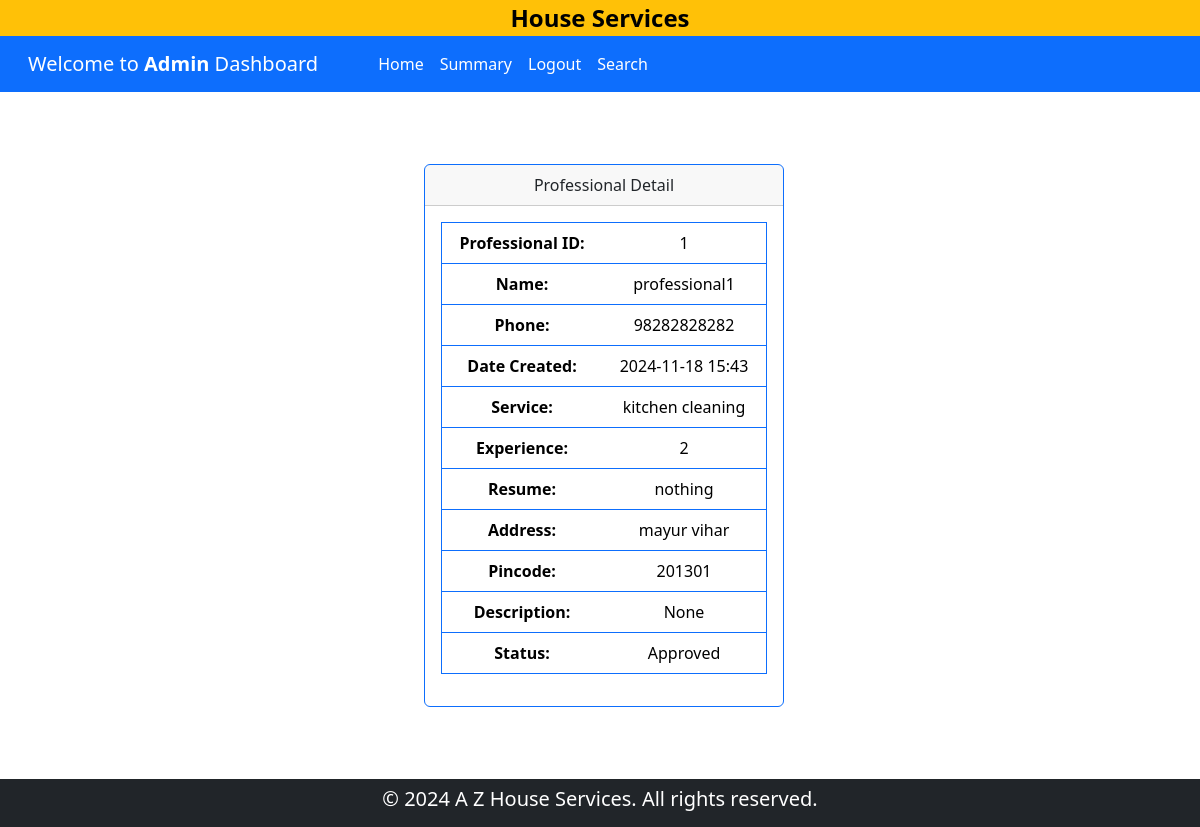
Before: /admin/show_detail/professional/1 with the older database file.
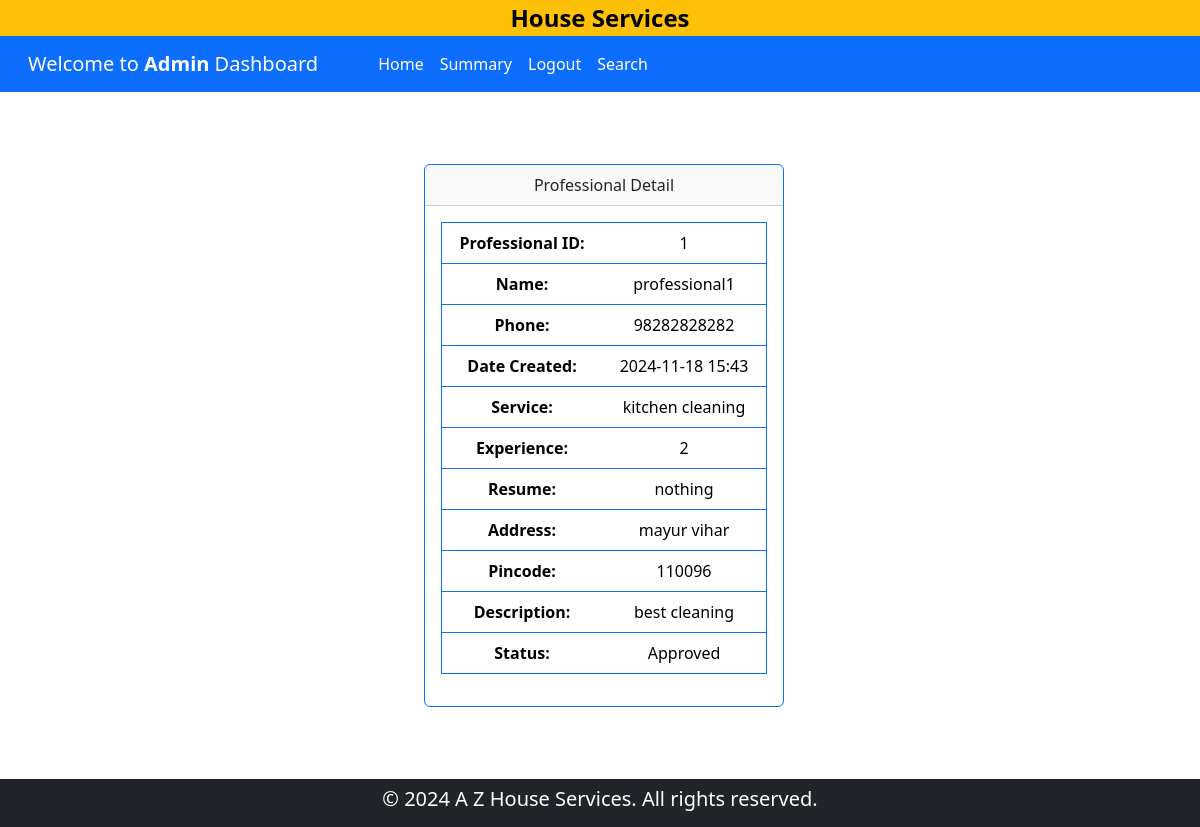
After: the same page with the newer database file.
### backened/modals.py (models this page shows)
class Professional(db.Model):
    __tablename__ = "professional"
    id = db.Column(db.Integer, primary_key=True)
    email = db.Column(db.String(120), unique=True, nullable=False)
    password = db.Column(db.String(120), nullable=False)
    name = db.Column(db.String(120), nullable=False)
    phone = db.Column(db.Integer, nullable=False)
    address = db.Column(db.String(200), nullable=False)
    pincode = db.Column(db.Integer, nullable=False)
    date_created = db.Column(db.DateTime, default=datetime.now,nullable=False)
    description = db.Column(db.Text, nullable=True)
    service_type = db.Column(db.String(120), nullable=False)
    experience = db.Column(db.Integer, nullable=False)
    file_path = db.Column(db.String(255), nullable=False)
    status = db.Column(db.String(30), default="pending",nullable=False)
    service_requests = db.relationship(
        "ServiceRequest",
        backref="professional",
        lazy=True,
        cascade="all, delete-orphan",
    )

### backened/controller.py (the view)
@app.route("/admin/show_detail/<item>/<id>")
def show_detail_admin(item, id):
    if item == "service":
        ser = Service.query.filter_by(id=id).first()
        return render_template("show_admin_detail.html", ser=ser, item=item)
    elif item == "service_request":
        serreq = ServiceRequest.query.filter_by(id=id).first()
        return render_template("show_admin_detail.html", serreq=serreq, item=item)
    elif item == "customer":
        cust = Customer.query.filter_by(id=id).first()
        return render_template("show_admin_detail.html", customer=cust, item=item)
    else:
        prof = Professional.query.filter_by(id=id).first()
        return render_template("show_admin_detail.html", prof=prof, item=item)

### templates/show_admin_detail.html (shortened to what this page needs)
{% extends 'admin_dashboard.html' %}
{% block content %}
    <div class="container-fluid justify-content-center m-3">
        {% if item == 'service' %}
            <div class="my-5 row container align-items-center justify-content-center">
                <div class="col-8 col-lg-4 col-xl-4 my-4 ">
                    <div class="card border-primary">
                        <div class="card-header text-center">
                            Service Detail
                        </div>
                        <div class="card-body text-center">
                            <table class="table border border-primary">
                                <tr>
                                    <th>Service ID:</th>
                                    <td>{{ ser.id }}</td>
                                </tr>
                                <tr>
                                    <th> Name:</th>
                                    <td>{{ ser.name }}</td>
                                </tr>
                                <tr>
                                    <th>Price:</th>
                                    <td>Rs.  {{ ser.price }}</td>
                                </tr>
                                <tr>
                                    <th>Time Required:</th>
                                    <td>{{ ser.time_required }}</td>
                                </tr>
                                <tr>
                                    <th>Description:</th>
                                    <td>{{ ser.description }}</td>
                                </tr>
                            </table>
                        </div>
                    </div>
                </div>
            </div>
        {% else %}
        <div class="my-5 row container-fluid align-items-center justify-content-center">
            <div class="col-8 col-lg-4 col-xl-4 my-4 ">
                <div class="card border-primary">
                    <div class="card-header text-center">
                        Professional Detail
                    </div>
                    <div class="card-body text-center">
                        <table class="table border border-primary">
                            <tr>
                                <th>Professional ID:</th>
                                <td>{{ prof.id }}</td>
                            </tr>
                            <tr>
                                <th> Name:</th>
                                <td>{{ prof.name }}</td>
                            </tr>
                            <tr>
                                <th>Phone:</th>
                                <td>{{ prof.phone }}</td>
                            </tr>
                            <tr>
                                <th>Date Created:</th>
                                <td>{{ prof.date_created.strftime('%Y-%m-%d %H:%M') }}</td>
                            </tr>
                            <tr>
                                <th>Service:</th>
                                <td>{{ prof.service_type }}</td>
                            </tr>
                            <tr>
                                <th>Experience:</th>
                                <td>{{ prof.experience }}</td>
                            </tr>
                            <tr>
                                <th>Resume:</th>
                                <td>{{ prof.file_path }}</td>
                            </tr>
                            <tr>
                                <th>Address:</th>
                                <td>{{ prof.address }}</td>
                            </tr>
                            <tr>
                                <th>Pincode:</th>
                                <td>{{ prof.pincode }}</td>
                            </tr>
                            <tr>
                                <th>Description:</th>
                                <td>{{ prof.description }}</td>
                            </tr>
                            <tr>
                                <th>Status:</th>
                                <td>{{ prof.status }}</td>
                            </tr>
                        </table>
                    </div>
                </div>
            </div>
        </div>
        {% endif %}
    </div>
{% endblock content %}

### templates/admin_dashboard.html (shortened to what this page needs)
<!DOCTYPE html>
<html lang="en">
<head>
    <link href="https://cdn.jsdelivr.net/npm/bootstrap@5.3.3/dist/css/bootstrap.min.css" rel="stylesheet">
</head>
<body >
    <div class="container-fluid bg-warning" id="home">
        <div class="d-flex justify-content-center">
            <a href="{{ url_for('home') }}" class="text-decoration-none fw-bold fs-4 text-black ">House Services </a>
        </div>
    </div>
    <nav class="navbar navbar-expand-lg bg-primary">
        <div class="container-xxl">
            <div class="navbar-brand ms-3">
                <a href="{{ url_for('adminDashboard') }}" class="text-decoration-none text-white">Welcome to <strong>
                    Admin
                </strong>  Dashboard</a>
            </div>
                <div class="collapse navbar-collapse row" id="navbarNav">
                    <ul class="navbar-nav ms-5 col">
                        <li class="nav-item ">
                        <a class="nav-link text-white" aria-current="page" href="{{ url_for('adminDashboard') }}">Home</a>
                        </li>
                        <li class="nav-item ">
                            <a class="nav-link text-white" aria-current="page" href="#summary">Summary</a>
                        </li>
                        <li class="nav-item ">
                            <a class="nav-link text-white" aria-current="page" href="{{ url_for('logout') }}">Logout</a>
                        </li>
                        <li class="nav-item">
                            <a class="nav-link text-white" aria-current="page" href="{{ url_for('search' ) }}">Search</a>
                        </li>
                    </ul>
                </div>
        </div>
    </nav>
    {% block content %}{% endblock content %}
    <div style="width: 100vw;">
        <footer class="bg-dark text-white text-center p-2">
            <p class="h5">&copy; 2024 A Z House Services. All rights reserved.</p>
        </footer>
    </div>
</body>
</html>

### templates/admin_dashboard.html (style rules this page uses)
body { width: 100%; height: 100%; overflow-x: hidden; }

Changed rows visible on the page:
changed Professional "professional1": pincode "201301" → "110096"; description "None" → "best cleaning"
